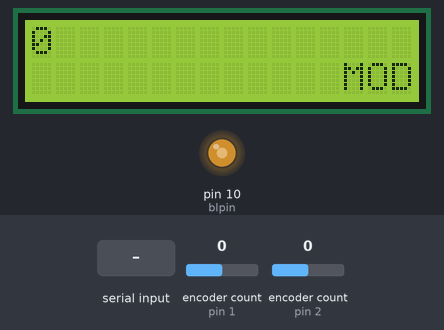
Bench run of a sketch on a simulated Arduino Uno, built with avr-gcc and run on an emulated ATmega328P. Shown: 16×2 character LCD, output pins drawn as LEDs (lit = HIGH). Inputs (shaded band) come from the test bench; at power-on: encoder count (sensors on pin 1, pin 2) 0. What the sketch prints to the serial monitor is not drawn.

Above: at 3.2 s.
3.3 s: "90;45\n" received over Serial
At 3.83 s:
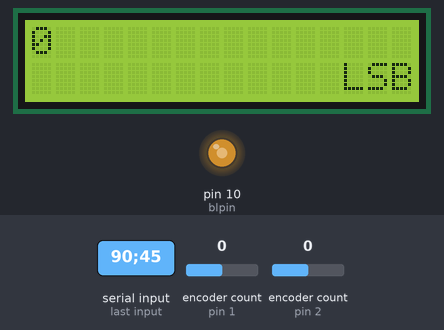
5.5 s: "FA000155000000;\n" received over Serial
At 6.8 s:
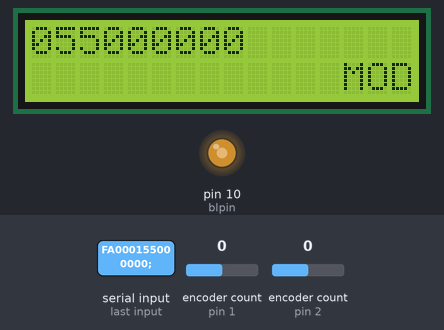
Timing chart, 0 to 8.5 s (numbered marks = the images above; inputs shaded):
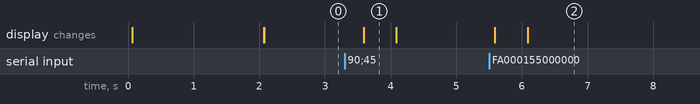

The sketch:

basic_CAT.ino
```cpp
// (licence header left out)
#include <LiquidCrystal.h> //for display
#include <Encoder.h>// include the PRJC encoder library http://www.pjrc.com/teensy/td_libs_Encoder.html

Encoder lEnc(1,0); //setup left encoder
Encoder rEnc(2,3); //setup right encoder

//setup lcd
LiquidCrystal lcd(16,14,5,6,7,8); //set up lcd

//pins
int blpin = 10; //backlight pwm pin
int leftbutton = 4; //left button pin
int rightbutton = 21; //right button pin

//global variables
unsigned long cfreq = 0; //current frequency
int mode; //current mode
unsigned long elapsed; //elapsed time, basically 'old' time


void setup() {
  pinMode(4, INPUT_PULLUP); //set up the left button
  pinMode(17, INPUT_PULLUP); //set up the right button
  analogWrite(10, 150); //turn on the backlight to a fixed setting
  lcd.begin(16, 2); //start LCD

  Serial.begin(57600); //blazin' fast!

  splash(); //show splash screen


  while (!Serial) //wait for serial connection
  {
    lcd.setCursor(0, 0);
    lcd.print("  Waiting For   ");
    lcd.setCursor(0, 1);
    lcd.print("    Serial..    ");
  }
  lcd.clear();

cfreq = getfreq(); //set cfreq to the frequency of SDR-Console
mode = getmode(); //set mode to current mode

lcd.setCursor(0,0);
lcd.print(cfreq); //display the current frequency

lcd.setCursor(13,1); //move to the bottom right
lcd.print(modetxt(mode)); //display the current mode in a 3 character string

}


void loop()
{

unsigned long newmillis = millis(); //a variable to use for every cycle

  if ((newmillis - elapsed) >= 500) //every 500 milliseconds, this can be sped up by a lot, but I left it slow here.  SDR-Console doesn't seem to mind being hammered by 'FA;', but other things seem to not work as well.
  {
    long newfreq = getfreq(); //get the current frequency over serial
    int newmode = getmode(); //get the current mode over serial

    if (newfreq != cfreq); //if the frequency has changed
      {
        cfreq = newfreq; //update the global freqency variable
        lcd.setCursor(0,0); //move the cursor...
        lcd.print(cfreq); //show the new freqency
      }
    if (newmode != mode) //if the mode has changed... same as above
      {
        mode = newmode;
        lcd.setCursor(13,1);
        lcd.print(modetxt(mode));
      }
    elapsed = newmillis; //reset the timer
  }

}

/***************************************************************************** Functions *****************************************************************************/
long getfreq() //returns VFO A frequency as a long(Serial.parseInt() actually returns a long).  This could be avoided with better handling of the leading zeroes for most frequencies.
{

  Serial.print("FA;"); //send request

  if (Serial.available() > 13) //if we have a return
  {
    unsigned long gotfreq = Serial.parseInt(); //parse it
    if (Serial.read() == ';') //once we hit the ';', exit
    {
      return gotfreq;
    }
  }
  else
  {
    return 0;
  }
} //end getfreq()

int getmode() //get current mode from SDR-Console
{

  Serial.print("MD;"); //send request
  delay(10);
  if (Serial.available() > 2) //if we have a return
  {
    int gotmode = Serial.parseInt(); //parse that shit
    if (Serial.read() == ';') //once we hit the ';', exit
    {
      if (gotmode < 1 || gotmode > 10) //if we get weird shit for the mode
      {
        gotmode = 1; //stick it on LSB
      }
      return gotmode;
    }
  }
} //end getmode()

String modetxt(int mode) //return a 3 character string for a mode number according to the spec
{
  switch (mode)
  {
  case 1:
    return "LSB";
    break;
  case 2:
    return "USB";
    break;
  case 3:
    return " CW";
    break;
  case 4:
    return " FM";
    break;
  case 5:
    return " AM";
    break;
  case 6:
    return "FSK";
    break;
  case 7:
    return "CWR";
    break;
  case 8:
    return "TNE";
    break;
  case 9:
    return "FSR";
    break;
  case 10:
    return "SAM";
    break;
  default:
    return "MOD";
    break;

  }
} //endmodetxt

void incrementmode() //increments the mode up 1 when called. (requires global variable 'mode')
{

  int newmode = mode + 1; //add 1 to mode variable

  switch (newmode) //sets mode to something common if it's been set to kenwood 6-9 or 10 (synchronous AM)
  {
  case 6: //if the mode is FSK
    newmode = 1; //pretend it's AM so we roll over to LSB on toggle
    break;
  case 7: //if mode is reverse CW
    newmode = 3; //pretend it's CW
    break;
  case 8: //if mode is 'tune' (I don't know if this would actually happen)
    newmode = 5; //pretend it's AM
    break;
  case 9: // if it's reverse FSK
    newmode = 1; //same as above, pretend it's AM
    break;
  case 10: //if it's synchronous AM, which sdrconsole sends
    newmode = 5; //pretend it's AM, this one makes sense right?
    break;
  case 11: //we hit the button after being on SAM
    newmode = 1; //if we pretended SAM is the same as regular AM, we'd land on LSB (#1) after clicking
    break;
  default:
    newmode = newmode; //don't change it
    break;

  }
}
void sendmode(int mode) //send the mode variable
{
  Serial.print("MD");
  Serial.print(mode);
  Serial.print(";");

} //end sendmode()

void splash() //splash screen
{
  unsigned long startmillis = millis();
  lcd.clear();
  lcd.setCursor(5, 0);
  lcd.print("#DFP");
  while (millis() - startmillis < 2000)
  {
  }
  lcd.clear();
}


/*
    This program is free software: you can redistribute it and/or modify
    it under the terms of the GNU General Public License as published by
    the Free Software Foundation, either version 3 of the License, or
    (at your option) any later version.

    This program is distributed in the hope that it will be useful,
    but WITHOUT ANY WARRANTY; without even the implied warranty of
    MERCHANTABILITY or FITNESS FOR A PARTICULAR PURPOSE.  See the
    GNU General Public License for more details.

    You should have received a copy of the GNU General Public License
    along with this program.  If not, see <http://www.gnu.org/licenses/>.
*/
```

Measured:
- after the input at 3.3 s, the display: changes after 0.29 s (image 1)
- after the input at 5.5 s, the display: first changes after 0.09 s (image 2 shows a later state)
- what the display in image 1 shows lasts 0.5 s, from 3.6 s to 4.1 s
